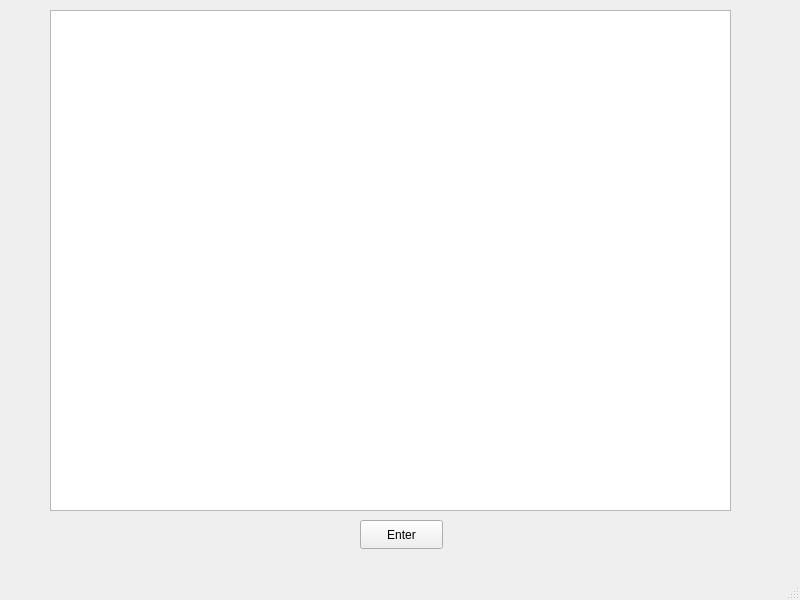
<?xml version="1.0" encoding="UTF-8"?>
<ui version="4.0">
 <class>MainWindow</class>
 <widget class="QMainWindow" name="MainWindow">
  <property name="geometry">
   <rect>
    <x>0</x>
    <y>0</y>
    <width>800</width>
    <height>600</height>
   </rect>
  </property>
  <property name="sizePolicy">
   <sizepolicy hsizetype="Fixed" vsizetype="Fixed">
    <horstretch>0</horstretch>
    <verstretch>0</verstretch>
   </sizepolicy>
  </property>
  <property name="focusPolicy">
   <enum>Qt::ClickFocus</enum>
  </property>
  <property name="windowTitle">
   <string>Welcome</string>
  </property>
  <property name="autoFillBackground">
   <bool>true</bool>
  </property>
  <property name="inputMethodHints">
   <set>Qt::ImhDigitsOnly|Qt::ImhFormattedNumbersOnly|Qt::ImhUppercaseOnly</set>
  </property>
  <widget class="QWidget" name="centralwidget">
   <widget class="QGraphicsView" name="wel">
    <property name="geometry">
     <rect>
      <x>50</x>
      <y>10</y>
      <width>681</width>
      <height>501</height>
     </rect>
    </property>
    <property name="sizePolicy">
     <sizepolicy hsizetype="Fixed" vsizetype="Fixed">
      <horstretch>0</horstretch>
      <verstretch>0</verstretch>
     </sizepolicy>
    </property>
   </widget>
   <widget class="QPushButton" name="pushButton">
    <property name="geometry">
     <rect>
      <x>360</x>
      <y>520</y>
      <width>83</width>
      <height>29</height>
     </rect>
    </property>
    <property name="text">
     <string>Enter</string>
    </property>
   </widget>
  </widget>
  <widget class="QMenuBar" name="menubar">
   <property name="geometry">
    <rect>
     <x>0</x>
     <y>0</y>
     <width>800</width>
     <height>21</height>
    </rect>
   </property>
  </widget>
  <widget class="QStatusBar" name="statusbar"/>
 </widget>
 <resources/>
 <connections/>
 <slots>
  <slot>myFunction()</slot>
 </slots>
</ui>
